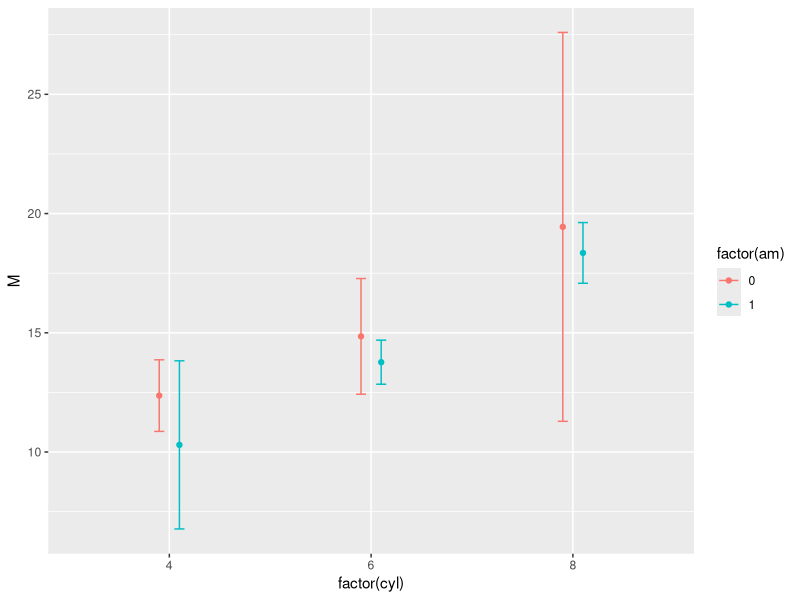

The R script that drew this image:
## ---- chunk 1
data("mtcars")
mean(mtcars[mtcars$cyl==6 & mtcars$am==1,"mpg"])
## ---- chunk 2
library(dplyr)
mtcars |>
  filter(cyl==6 & am==1) |>
  select(mpg) |>
  unlist() |>
  mean()
## ---- chunk 3
mtcars<-mtcars |>
  mutate("L/100km"=282.48/mpg) |>
  round(digits = 1)
## ---- chunk 4
df=mtcars |>
  group_by(cyl,am) |>
  summarise(M=mean(`L/100km`),SD=sd(`L/100km`))
df
## ---- chunk 5
library(ggplot2)
ggplot(df,aes(x=factor(cyl),y=M,color=factor(am)))+
  geom_point(position = position_dodge(.2))+
  geom_errorbar(aes(ymin=M-2*SD,ymax=M+2*SD),width=.1,position = position_dodge(.2))
